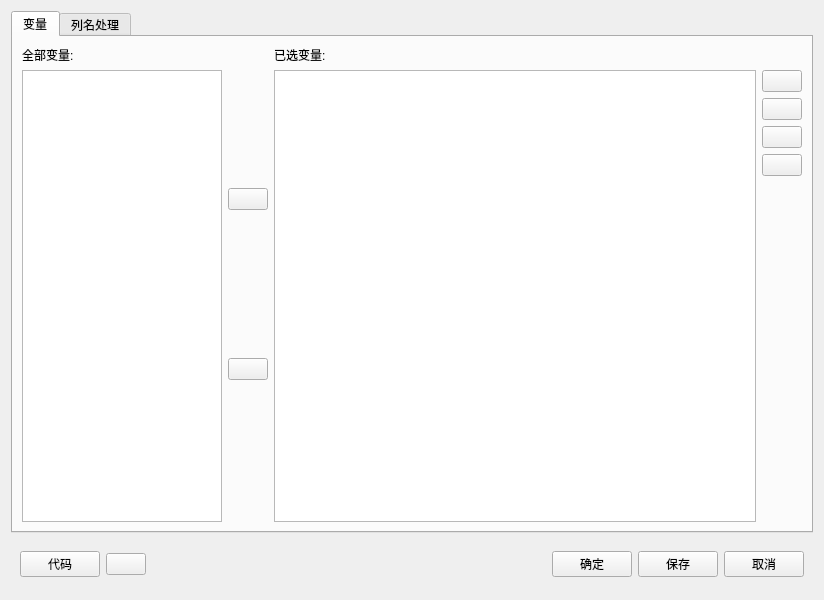
<?xml version="1.0" encoding="UTF-8"?>
<ui version="4.0">
 <class>Form</class>
 <widget class="QWidget" name="Form">
  <property name="geometry">
   <rect>
    <x>0</x>
    <y>0</y>
    <width>824</width>
    <height>600</height>
   </rect>
  </property>
  <property name="windowTitle">
   <string>数据-列名处理</string>
  </property>
  <layout class="QVBoxLayout" name="verticalLayout_13">
   <item>
    <widget class="QTabWidget" name="tabWidget">
     <property name="currentIndex">
      <number>0</number>
     </property>
     <widget class="QWidget" name="tab">
      <attribute name="title">
       <string>变量</string>
      </attribute>
      <layout class="QHBoxLayout" name="horizontalLayout_8">
       <item>
        <widget class="QWidget" name="widget_2" native="true">
         <property name="maximumSize">
          <size>
           <width>200</width>
           <height>16777215</height>
          </size>
         </property>
         <layout class="QHBoxLayout" name="horizontalLayout">
          <property name="leftMargin">
           <number>0</number>
          </property>
          <property name="topMargin">
           <number>0</number>
          </property>
          <property name="rightMargin">
           <number>0</number>
          </property>
          <property name="bottomMargin">
           <number>0</number>
          </property>
          <item>
           <layout class="QVBoxLayout" name="verticalLayout_2">
            <item>
             <widget class="QLabel" name="label_3">
              <property name="text">
               <string>全部变量:</string>
              </property>
             </widget>
            </item>
            <item>
             <widget class="QListWidget" name="listWidget_var"/>
            </item>
           </layout>
          </item>
         </layout>
        </widget>
       </item>
       <item>
        <layout class="QVBoxLayout" name="verticalLayout_4">
         <item>
          <widget class="QPushButton" name="pushButton_add">
           <property name="text">
            <string/>
           </property>
           <property name="icon">
            <iconset resource="../pyqtsource.qrc">
             <normaloff>:/pyqt/source/images/right.png</normaloff>:/pyqt/source/images/right.png</iconset>
           </property>
          </widget>
         </item>
         <item>
          <widget class="QPushButton" name="pushButton_delete">
           <property name="text">
            <string/>
           </property>
           <property name="icon">
            <iconset resource="../pyqtsource.qrc">
             <normaloff>:/pyqt/source/images/left.png</normaloff>:/pyqt/source/images/left.png</iconset>
           </property>
          </widget>
         </item>
        </layout>
       </item>
       <item>
        <layout class="QVBoxLayout" name="verticalLayout_3">
         <item>
          <widget class="QLabel" name="label_2">
           <property name="text">
            <string>已选变量:</string>
           </property>
          </widget>
         </item>
         <item>
          <layout class="QHBoxLayout" name="horizontalLayout_4">
           <item>
            <widget class="QListWidget" name="listWidget_selected"/>
           </item>
           <item>
            <layout class="QVBoxLayout" name="verticalLayout_6">
             <item>
              <widget class="QPushButton" name="pushButton_selected_add">
               <property name="maximumSize">
                <size>
                 <width>50</width>
                 <height>16777215</height>
                </size>
               </property>
               <property name="text">
                <string/>
               </property>
               <property name="icon">
                <iconset resource="../pyqtsource.qrc">
                 <normaloff>:/pyqt/source/images/add.svg</normaloff>:/pyqt/source/images/add.svg</iconset>
               </property>
              </widget>
             </item>
             <item>
              <widget class="QPushButton" name="pushButton_selected_up">
               <property name="maximumSize">
                <size>
                 <width>50</width>
                 <height>16777215</height>
                </size>
               </property>
               <property name="text">
                <string/>
               </property>
               <property name="icon">
                <iconset resource="../pyqtsource.qrc">
                 <normaloff>:/pyqt/source/images/up1.svg</normaloff>:/pyqt/source/images/up1.svg</iconset>
               </property>
              </widget>
             </item>
             <item>
              <widget class="QPushButton" name="pushButton_selected_down">
               <property name="maximumSize">
                <size>
                 <width>50</width>
                 <height>16777215</height>
                </size>
               </property>
               <property name="text">
                <string/>
               </property>
               <property name="icon">
                <iconset resource="../pyqtsource.qrc">
                 <normaloff>:/pyqt/source/images/down1.svg</normaloff>:/pyqt/source/images/down1.svg</iconset>
               </property>
              </widget>
             </item>
             <item>
              <widget class="QPushButton" name="pushButton_selected_del">
               <property name="maximumSize">
                <size>
                 <width>50</width>
                 <height>16777215</height>
                </size>
               </property>
               <property name="text">
                <string/>
               </property>
               <property name="icon">
                <iconset resource="../pyqtsource.qrc">
                 <normaloff>:/pyqt/source/images/lc_delete.png</normaloff>:/pyqt/source/images/lc_delete.png</iconset>
               </property>
              </widget>
             </item>
             <item>
              <spacer name="verticalSpacer">
               <property name="orientation">
                <enum>Qt::Vertical</enum>
               </property>
               <property name="sizeHint" stdset="0">
                <size>
                 <width>20</width>
                 <height>40</height>
                </size>
               </property>
              </spacer>
             </item>
            </layout>
           </item>
          </layout>
         </item>
        </layout>
       </item>
      </layout>
     </widget>
     <widget class="QWidget" name="tab_2">
      <attribute name="title">
       <string>列名处理</string>
      </attribute>
      <layout class="QVBoxLayout" name="verticalLayout">
       <item>
        <layout class="QHBoxLayout" name="horizontalLayout_9">
         <item>
          <widget class="QComboBox" name="comboBox_columns">
           <property name="minimumSize">
            <size>
             <width>200</width>
             <height>0</height>
            </size>
           </property>
           <item>
            <property name="text">
             <string>变量列表</string>
            </property>
           </item>
          </widget>
         </item>
         <item>
          <widget class="QLabel" name="label">
           <property name="text">
            <string>修改为</string>
           </property>
          </widget>
         </item>
         <item>
          <widget class="QLineEdit" name="lineEdit_replace">
           <property name="minimumSize">
            <size>
             <width>200</width>
             <height>0</height>
            </size>
           </property>
          </widget>
         </item>
        </layout>
       </item>
       <item>
        <layout class="QFormLayout" name="formLayout">
         <item row="0" column="1">
          <widget class="QLineEdit" name="lineEdit_prefix_add"/>
         </item>
         <item row="1" column="0">
          <widget class="QCheckBox" name="checkBox_prefix_del">
           <property name="text">
            <string>删除前缀</string>
           </property>
          </widget>
         </item>
         <item row="1" column="1">
          <widget class="QLineEdit" name="lineEdit_prefix_del"/>
         </item>
         <item row="2" column="0">
          <widget class="QCheckBox" name="checkBox_suffix_add">
           <property name="text">
            <string>添加后缀</string>
           </property>
          </widget>
         </item>
         <item row="2" column="1">
          <widget class="QLineEdit" name="lineEdit_suffix_add"/>
         </item>
         <item row="3" column="0">
          <widget class="QCheckBox" name="checkBox_suffix_del">
           <property name="text">
            <string>删除后缀</string>
           </property>
          </widget>
         </item>
         <item row="3" column="1">
          <widget class="QLineEdit" name="lineEdit_suffix_del"/>
         </item>
         <item row="0" column="0">
          <widget class="QCheckBox" name="checkBox_prefix_add">
           <property name="text">
            <string>添加前缀</string>
           </property>
          </widget>
         </item>
        </layout>
       </item>
       <item>
        <layout class="QHBoxLayout" name="horizontalLayout_2">
         <item>
          <widget class="QPushButton" name="pushButton_preview">
           <property name="text">
            <string>预览</string>
           </property>
          </widget>
         </item>
         <item>
          <spacer name="horizontalSpacer_3">
           <property name="orientation">
            <enum>Qt::Horizontal</enum>
           </property>
           <property name="sizeHint" stdset="0">
            <size>
             <width>40</width>
             <height>20</height>
            </size>
           </property>
          </spacer>
         </item>
        </layout>
       </item>
       <item>
        <widget class="QTableWidget" name="tableWidget_dataset"/>
       </item>
      </layout>
     </widget>
    </widget>
   </item>
   <item>
    <widget class="QWidget" name="widget_3" native="true">
     <property name="minimumSize">
      <size>
       <width>0</width>
       <height>50</height>
      </size>
     </property>
     <property name="maximumSize">
      <size>
       <width>16777215</width>
       <height>50</height>
      </size>
     </property>
     <layout class="QVBoxLayout" name="verticalLayout_5">
      <item>
       <layout class="QHBoxLayout" name="horizontalLayout_3">
        <item>
         <widget class="QPushButton" name="pushButton_code">
          <property name="text">
           <string>代码</string>
          </property>
         </widget>
        </item>
        <item>
         <widget class="QPushButton" name="pushButton_help">
          <property name="text">
           <string/>
          </property>
          <property name="icon">
           <iconset resource="../pyqtsource.qrc">
            <normaloff>:/pyqt/source/images/lc_helpindex.png</normaloff>:/pyqt/source/images/lc_helpindex.png</iconset>
          </property>
         </widget>
        </item>
        <item>
         <spacer name="horizontalSpacer">
          <property name="orientation">
           <enum>Qt::Horizontal</enum>
          </property>
          <property name="sizeHint" stdset="0">
           <size>
            <width>40</width>
            <height>20</height>
           </size>
          </property>
         </spacer>
        </item>
        <item>
         <widget class="QPushButton" name="pushButton_ok">
          <property name="text">
           <string>确定</string>
          </property>
         </widget>
        </item>
        <item>
         <widget class="QPushButton" name="pushButton_save">
          <property name="text">
           <string>保存</string>
          </property>
         </widget>
        </item>
        <item>
         <widget class="QPushButton" name="pushButton_cancel">
          <property name="text">
           <string>取消</string>
          </property>
         </widget>
        </item>
       </layout>
      </item>
     </layout>
    </widget>
   </item>
  </layout>
 </widget>
 <resources>
  <include location="../pyqtsource.qrc"/>
 </resources>
 <connections/>
</ui>
